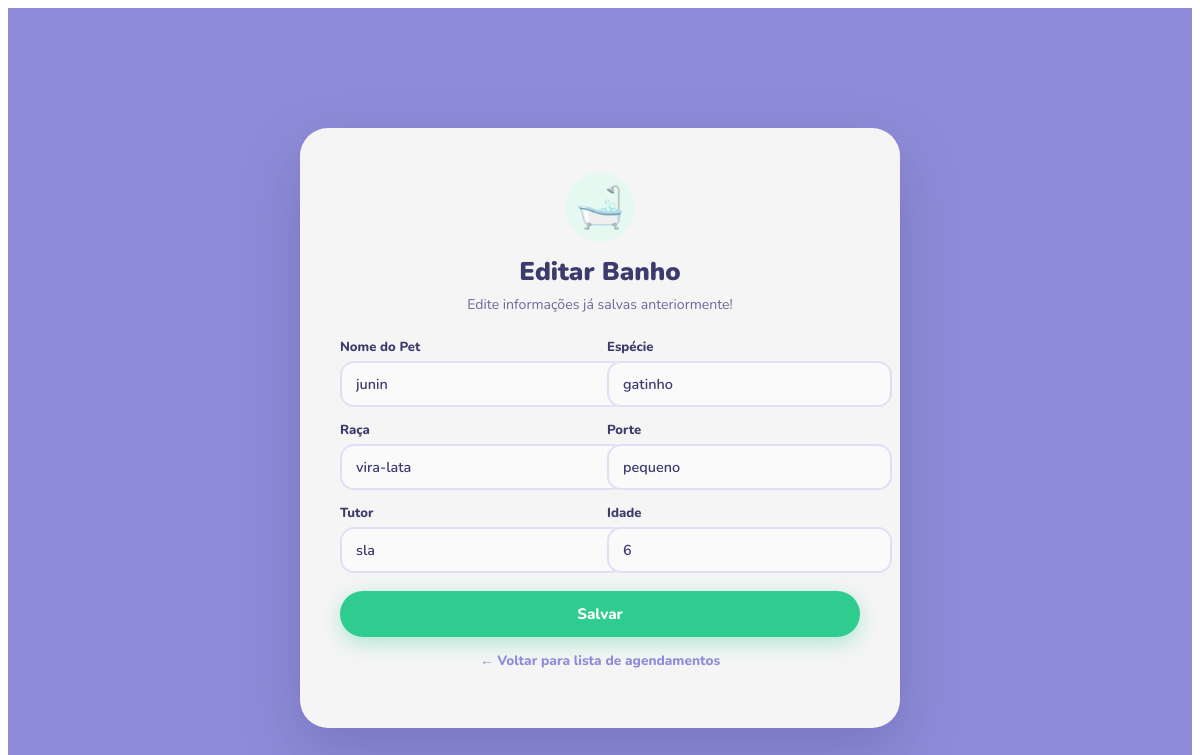
The page /banho/editar_form.php?id=6 on the database its author committed.
### tables this page shows
CREATE TABLE `banho` (
  `id` int(11) NOT NULL,
  `nome` varchar(255) NOT NULL,
  `especie` varchar(255) NOT NULL,
  `raca` varchar(255) NOT NULL,
  `porte` varchar(255) NOT NULL,
  `tutor` varchar(255) NOT NULL,
  `idade` varchar(255) NOT NULL,
  `usuario_id` int(11) NOT NULL
);

### banho/editar_form.php (the view, shortened to what this page needs)
<?php
require_once "../conexao.php";
$id = $_GET['id'];
$stmt = $conn->prepare('SELECT * FROM banho WHERE id = :id');
$stmt->bindValue(':id',$id);
$stmt->execute();
$dados = $stmt->fetch(PDO::FETCH_ASSOC);
?>
<!DOCTYPE html>
<html lang="en">
<head>
</head>
<body>
    <div class="pagina-banho">
        <div class="caixa-banho">
            <div class="banho-icone">🛁</div>
            <h2 class="banho-titulo">Editar Banho</h2>
            <p class="banho-subtitulo">Edite informações já salvas anteriormente! </p>
            <form action="processa_editar.php" method="POST" class="banho-formulario">
                        <div class="banho-grade">
                            <div class="campo-grupo">
                                <label class="campo-label">Nome do Pet</label>
                                <input type="text" name="nome" value="<?php echo $dados['nome']; ?>" placeholder="Ex: Rex" class="campo-input" required>
                            </div>
                            <div class="campo-grupo">
                                <label class="campo-label">Espécie</label>
                                <input type="text" name="especie" value="<?php echo $dados['especie']; ?>" placeholder="Ex: Cachorro" class="campo-input" required>
                            </div>
                            <div class="campo-grupo">
                                <label class="campo-label">Raça</label>
                                <input type="text" name="raca" value="<?php echo $dados['raca']; ?>" placeholder="Ex: Labrador" class="campo-input" required>
                            </div>
                            <div class="campo-grupo">
                                <label class="campo-label">Porte</label>
                                <input type="text" name="porte" value="<?php echo $dados['porte']; ?>" placeholder="Ex: Médio" class="campo-input" required>
                            </div>
                            <div class="campo-grupo">
                                <label class="campo-label">Tutor</label>
                                <input type="text" name="tutor" value="<?php echo $dados['tutor']; ?>" placeholder="Seu nome" class="campo-input" required>
                            </div>
                            <div class="campo-grupo">
                                <label class="campo-label">Idade</label>
                                <input type="text" name="idade" value="<?php echo $dados['idade']; ?>" placeholder="Ex: 3 anos" class="campo-input" required>
                            </div>
                        </div>
                        <a href="processa_editar.php"><button type="submit" class="btn-banho">Salvar</button></a>
            </form>
            <p class="banho-rodape">
                <a href="listar_banho.php" class="link-voltar">← Voltar para lista de agendamentos</a>
            </p>
        </div>
    </div>
</body>
</html>

### banho/editar_form.php (style rules this page uses)
.pagina-banho { background-color:#8E8CD8; display: flex; justify-content: center; align-items: center; min-height: 50vh; padding: 120px 20px 60px; position: relative; z-index: 2; }
.caixa-banho { background-color:whitesmoke; border-radius: 28px; padding: 44px 40px; width: 100%; max-width: 520px; box-shadow: 0 24px 60px rgba(60, 56, 120, 0.25); display: flex; flex-direction: column; align-items: center; gap: 6px; }
.banho-icone { font-size: 2.5rem; background: #e6f9f0; width: 70px; height: 70px; border-radius: 50%; display: flex; align-items: center; justify-content: center; margin-bottom: 6px; }
.banho-titulo { font-family: 'nunito'; font-size: 1.6rem; font-weight: 900; color: #3d3a6e; text-align: center; margin: 0; }
.banho-subtitulo { font-family: 'nunito'; font-size: 0.88rem; color: #6b6898; text-align: center; margin: 0 0 10px; }
.banho-formulario { font-family: 'nunito'; width: 100%; display: flex; flex-direction: column; gap: 14px; margin-top: 8px; }
.banho-grade { display: grid; grid-template-columns: 1fr 1fr; gap: 14px; }
.campo-grupo { display: flex; flex-direction: column; gap: 5px; }
.campo-label { font-size: 0.82rem; font-weight: 800; color: #3d3a6e; }
.campo-input { padding: 11px 14px; border-radius: 14px; border: 2px solid #e0dff5; font-family: 'Nunito', sans-serif; font-size: 0.9rem; font-weight: 600; color: #3d3a6e; outline: none; background: #fafafa; transition: border-color 0.2s ease, box-shadow 0.2s ease; width: 100%; }
.campo-input::placeholder { color: #b0aed0; font-weight: 500; }
.btn-banho { width: 100%; padding: 13px; background-color: #2ecc8e; color: #fff; border: none; border-radius: 25px; font-family: 'Nunito', sans-serif; font-size: 0.95rem; font-weight: 800; cursor: pointer; margin-top: 4px; transition: background 0.2s ease, transform 0.2s ease, box-shadow 0.2s ease; box-shadow: 0 6px 20px rgba(46, 204, 142, 0.35); }
.banho-rodape { margin-top: 8px; font-size: 0.85rem; color: #6b6898; font-weight: 600; text-align: center; }
.link-voltar { font-family: 'nunito'; color: #8E8CD8; font-weight: 800; text-decoration: none; transition: color 0.2s ease; }

### rows shown on the page
banho: nome "junin", especie "gatinho", raca "vira-lata", porte "pequeno", tutor "sla", idade "6"
